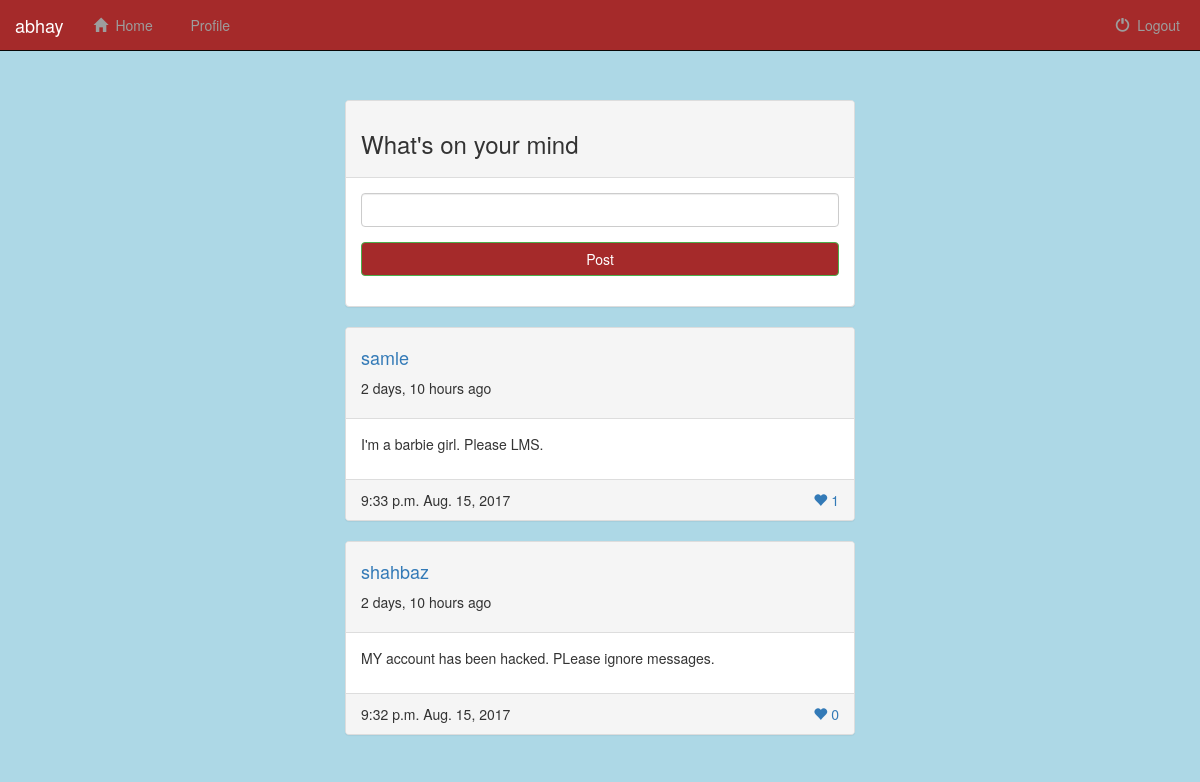
Before: / (signed in) with the older database file.
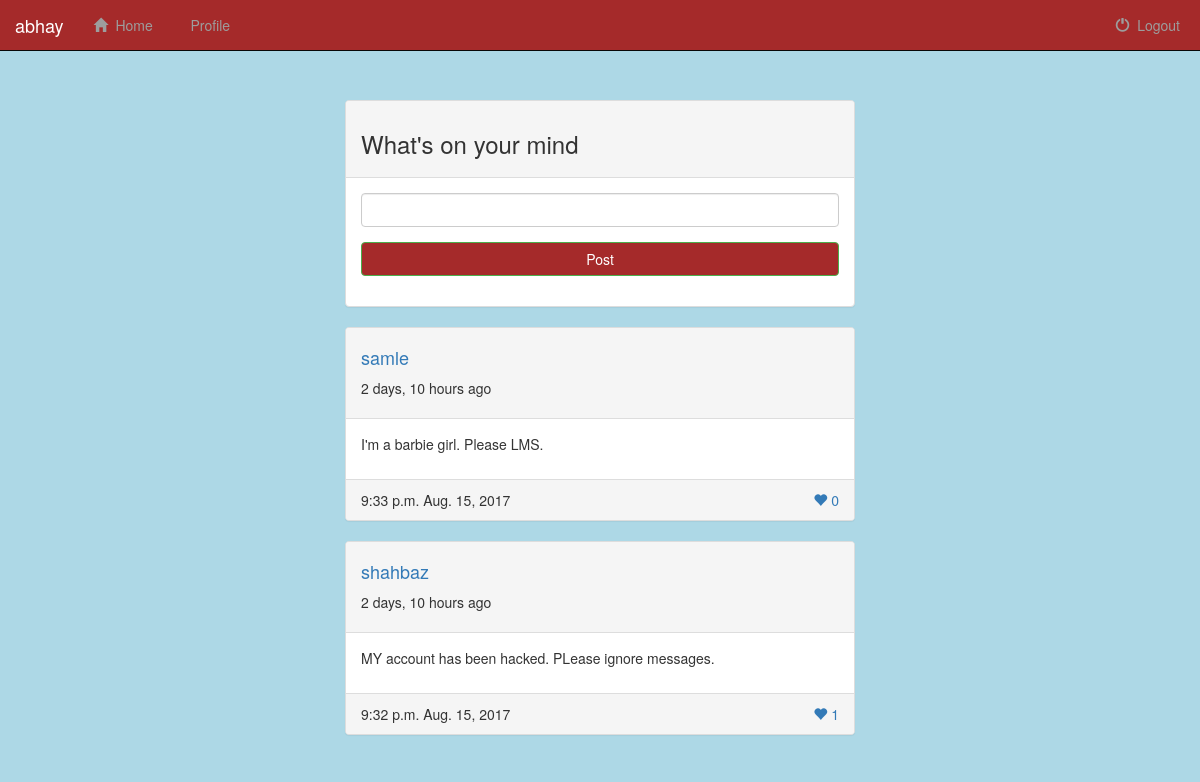
After: the same page with the newer database file.
### Website/models.py (models this page shows, shortened)
class Post(models.Model):
    user = models.ForeignKey(User, on_delete=models.CASCADE, related_name="user_posts")
    date = models.DateField(default=datetime.date.today)
    content = models.TextField()
    like_count = models.IntegerField(default=0)
    time = models.TimeField(default=datetime.datetime.now)

### Website/views.py (the view)
# urls.py: url(r'^$', views.index, name='index'),
def index(request):
    registration_form = Regform
    post_form = PostForm
    if request.user.is_authenticated:
        posts = Post.objects.all()
        curr_time = datetime.date.today()
        return render(request, 'Website/index.html', {'posts': posts, 'post_form': post_form, 'curr_time': curr_time})
    return render(request, 'Website/index.html', {'reg_form': registration_form})

### Website/templates/Website/index.html (shortened to what this page needs)
{% extends 'Website/base.html' %}
{% block content %}
{% if user.is_authenticated %}
    <div class="container container-custom-padding">
        <div class='row'>
        	<div class='col-lg-12'>
                <div class="panel panel-default">
        			<div class='panel-heading'>
        				<h3>What's on your mind</h3>
        			</div>
        			<div class="panel-body">
        				<form method="post" action="/post/" role="form" id="user_post_form" name='postform'>
							<div class='form-group'>
								<input type="text" name="post_content" class="form-control">
							</div>
							<div class="form-group">
			              		<button type="submit" class="btn btn-success btn-block">Post</button>
			            	</div>
						</form>
					</div>
        		</div>
        	</div>
        </div>
        <div class='row'>
            {% for post in posts reversed %}
                {% if post.user.username != user.username %}
                    <div class='col-lg-12'>
                         <div class="panel panel-default post-panel">
                             <div class='panel-heading'>
                                <a href="{% url 'show_profile' post.user %}"><h4>{{ post.user }}</h4></a>
                                <p>{{ post.date|timesince }} ago</p>
                             </div>
                             <div class="panel-body">
                                 <p> {{ post.content }} </p>
                             </div>
                             <div class="panel-footer">
                                 {{ post.time }} {{ post.date }}
                                 <div class="pull-right">
                                     <a href='{% url "likepost" post.id %}'class="like-button">
                                        <span class='glyphicon glyphicon-heart' aria-hidden='true'></span>&nbsp;{{ post.like_count }}
                                     </a>
                                 </div>
                             </div>
                         </div>
                    </div>
                {% endif %}
            {% endfor %}
        </div>
    </div>
{% endif %}
{% endblock %}

Changed rows visible on the page:
changed Post "I'm a barbie girl. Please LMS.": like_count "1" → "0"
changed Post "MY account has been hacked. PLease ignore messages.": like_count "0" → "1"
